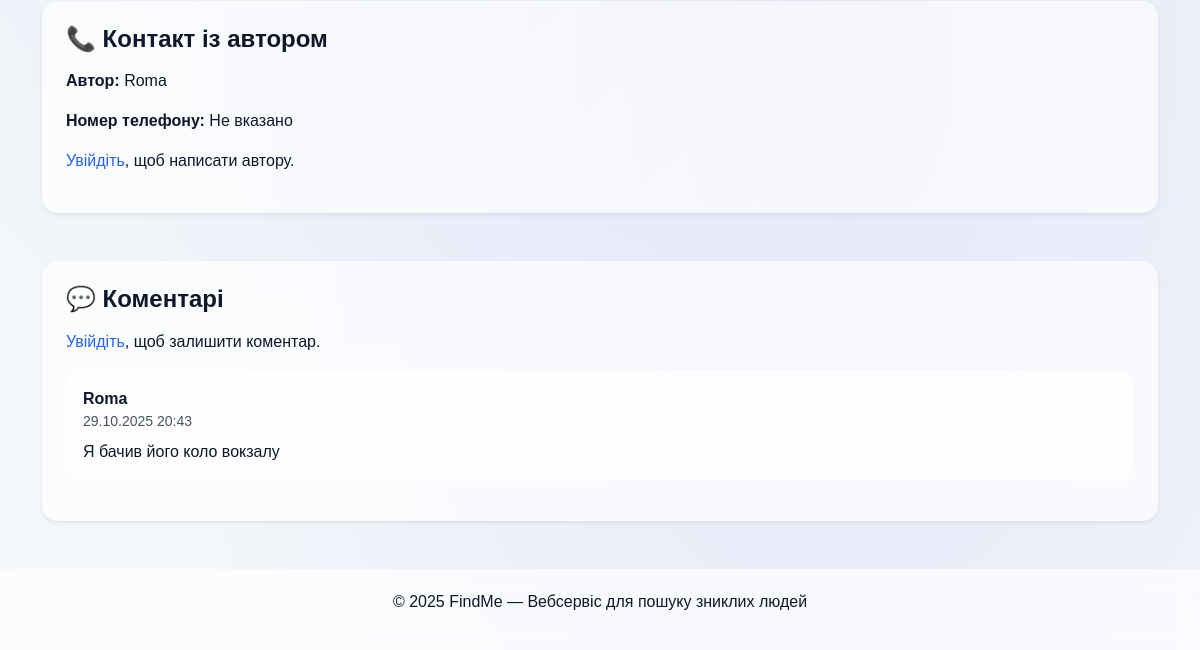
/person/6/ (lower part), run on an earlier commit of the app's database.
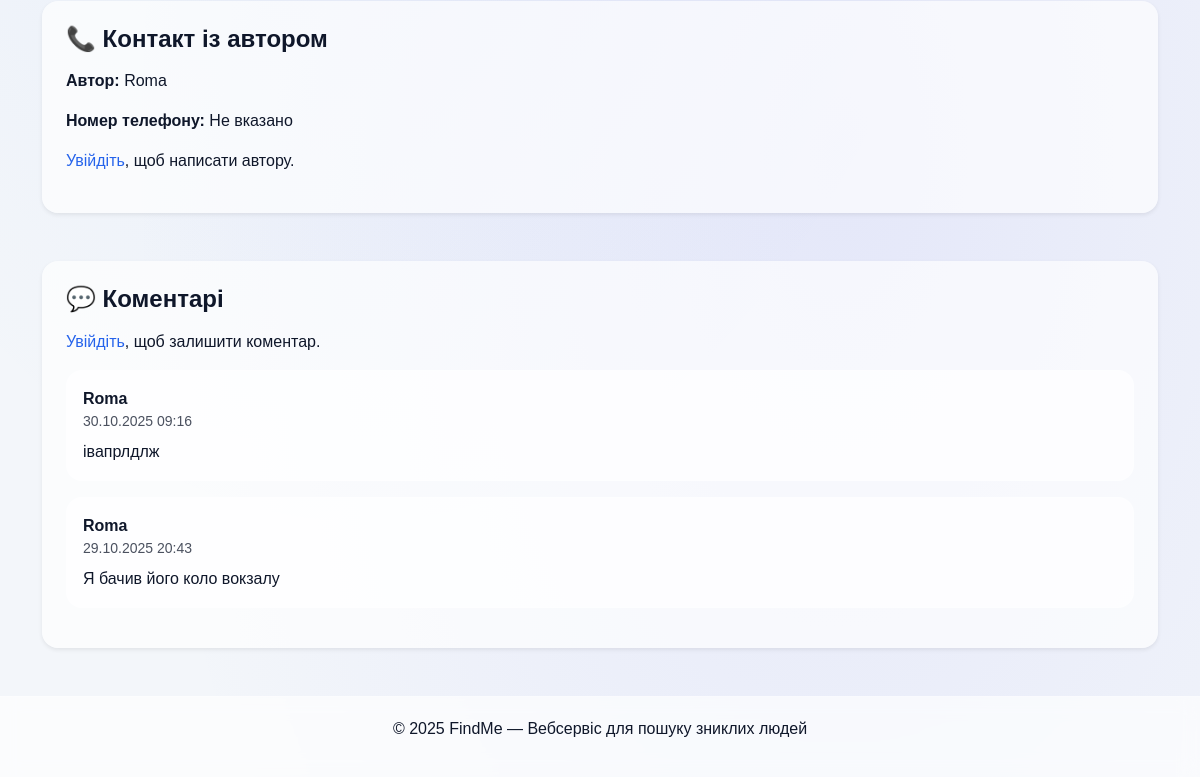
And on a later commit of the database.
### comments/models.py (models this page shows, shortened)
class Comment(models.Model):
    user = models.ForeignKey(User, on_delete=models.CASCADE)
    person = models.ForeignKey(MissingPerson, on_delete=models.CASCADE, related_name='comments')
    text = models.TextField(verbose_name="Коментар")
    created_at = models.DateTimeField(auto_now_add=True)

### missing_persons/views.py (the view)
# urls.py: path('person/<int:pk>/', mp_views.missing_detail, name='missing_detail'),
def missing_detail(request, pk):
    person = get_object_or_404(MissingPerson, pk=pk)
    comments = person.comments.all().order_by('-created_at')
    if request.method == 'POST' and request.user.is_authenticated:
        text = request.POST.get('text')
        if text.strip():
            Comment.objects.create(user=request.user, person=person, text=text)
    return render(request, 'missing_detail.html', {'person': person, 'comments': comments})

### templates/missing_detail.html (shortened to what this page needs)
{% extends 'base.html' %}
{% block content %}
{% if person.latitude and person.longitude %}
<link rel="stylesheet" href="https://unpkg.com/leaflet/dist/leaflet.css" />
{% endif %}
<div class="card p-4 shadow-sm border-0 rounded-4 mt-4 mb-5">
  <h4 class="fw-semibold mb-3">📞 Контакт із автором</h4>
  <p><strong>Автор:</strong> {{ person.user.username }}</p>
  <p><strong>Номер телефону:</strong>
     {{ person.user.profile.phone|default:"Не вказано" }}
  </p>
  {% if user.is_authenticated %}
    {% if user != person.user %}
      <a href="{% url 'chat_detail' person.user.username %}"
         class="btn btn-outline-primary rounded-3 fw-semibold shadow-sm w-100">
        💬 Написати автору
      </a>
    {% else %}
      <p class="text-muted">Це ваше оголошення.</p>
    {% endif %}
  {% else %}
    <p><a href="{% url 'login' %}">Увійдіть</a>, щоб написати автору.</p>
  {% endif %}
</div>
<div class="card p-4 shadow-sm border-0 rounded-4 mt-4 mb-5">
  <h4 class="fw-semibold mb-3">💬 Коментарі</h4>
  {% if user.is_authenticated %}
  <form method="post" class="mb-3">
    {% csrf_token %}
    <textarea name="text" class="form-control mb-2 rounded-3" rows="3" placeholder="Залиште коментар..." required></textarea>
    <button type="submit" class="btn btn-primary w-100 rounded-3 fw-semibold shadow-sm">Надіслати</button>
  </form>
  {% else %}
  <p><a href="/login/">Увійдіть</a>, щоб залишити коментар.</p>
  {% endif %}
  {% for c in comments %}
  <div class="comment-box mb-3 p-3 rounded-4"
       style="background-color: var(--card-bg, #f8f9fa); transition: background-color 0.3s;">
    <strong>{{ c.user.username }}</strong>
    <small class="d-block opacity-75">{{ c.created_at|date:"d.m.Y H:i" }}</small>
    <p class="mt-2 mb-0">{{ c.text }}</p>
  </div>
  {% empty %}
  <p>Коментарів поки немає.</p>
  {% endfor %}
</div>
{% endblock %}

What changed in the data, as far as the page shows it:
added Comment: user.username "Roma", created_at "30.10.2025 09:16", text "івапрлдлж"
